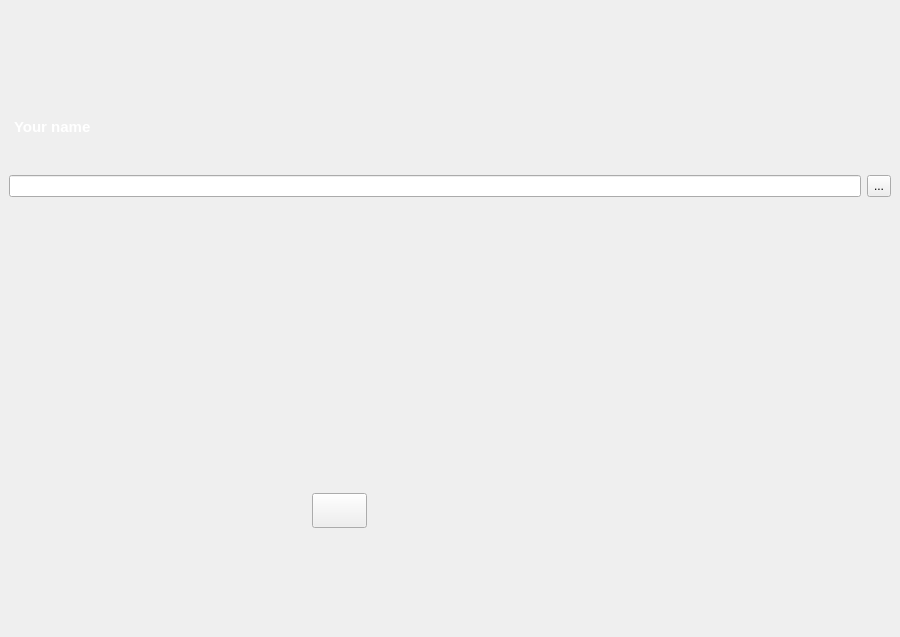
<?xml version="1.0" encoding="UTF-8"?>
<ui version="4.0">
 <class>MainWindow</class>
 <widget class="QMainWindow" name="MainWindow">
  <property name="geometry">
   <rect>
    <x>0</x>
    <y>0</y>
    <width>900</width>
    <height>637</height>
   </rect>
  </property>
  <property name="minimumSize">
   <size>
    <width>775</width>
    <height>420</height>
   </size>
  </property>
  <property name="windowTitle">
   <string notr="true">qTox</string>
  </property>
  <property name="windowIcon">
   <iconset resource="../res.qrc">
    <normaloff>:/img/icons/qtox.svg</normaloff>:/img/icons/qtox.svg</iconset>
  </property>
  <widget class="QWidget" name="centralwidget">
   <layout class="QVBoxLayout" name="verticalLayout_4">
    <property name="leftMargin">
     <number>0</number>
    </property>
    <property name="topMargin">
     <number>0</number>
    </property>
    <property name="rightMargin">
     <number>0</number>
    </property>
    <property name="bottomMargin">
     <number>0</number>
    </property>
    <item>
     <widget class="QSplitter" name="mainSplitter">
      <property name="sizePolicy">
       <sizepolicy hsizetype="Expanding" vsizetype="Expanding">
        <horstretch>0</horstretch>
        <verstretch>0</verstretch>
       </sizepolicy>
      </property>
      <property name="maximumSize">
       <size>
        <width>16777215</width>
        <height>420</height>
       </size>
      </property>
      <property name="mouseTracking">
       <bool>true</bool>
      </property>
      <property name="autoFillBackground">
       <bool>false</bool>
      </property>
      <property name="styleSheet">
       <string notr="true"/>
      </property>
      <property name="orientation">
       <enum>Qt::Horizontal</enum>
      </property>
      <property name="handleWidth">
       <number>6</number>
      </property>
      <property name="childrenCollapsible">
       <bool>false</bool>
      </property>
      <widget class="QFrame" name="statusPanel">
       <property name="sizePolicy">
        <sizepolicy hsizetype="Minimum" vsizetype="Preferred">
         <horstretch>0</horstretch>
         <verstretch>0</verstretch>
        </sizepolicy>
       </property>
       <property name="maximumSize">
        <size>
         <width>16777215</width>
         <height>420</height>
        </size>
       </property>
       <layout class="QVBoxLayout" name="statusLayout">
        <property name="spacing">
         <number>0</number>
        </property>
        <property name="leftMargin">
         <number>0</number>
        </property>
        <property name="topMargin">
         <number>0</number>
        </property>
        <property name="rightMargin">
         <number>0</number>
        </property>
        <property name="bottomMargin">
         <number>0</number>
        </property>
        <item>
         <widget class="QWidget" name="statusHead" native="true">
          <property name="enabled">
           <bool>true</bool>
          </property>
          <property name="sizePolicy">
           <sizepolicy hsizetype="MinimumExpanding" vsizetype="Fixed">
            <horstretch>0</horstretch>
            <verstretch>0</verstretch>
           </sizepolicy>
          </property>
          <layout class="QGridLayout" name="gridLayout_2">
           <item row="0" column="0">
            <layout class="QHBoxLayout" name="myProfile">
             <property name="spacing">
              <number>0</number>
             </property>
             <item>
              <spacer name="horizontalSpacer_4">
               <property name="orientation">
                <enum>Qt::Horizontal</enum>
               </property>
               <property name="sizeType">
                <enum>QSizePolicy::Maximum</enum>
               </property>
               <property name="sizeHint" stdset="0">
                <size>
                 <width>5</width>
                 <height>20</height>
                </size>
               </property>
              </spacer>
             </item>
             <item>
              <layout class="QVBoxLayout" name="verticalLayout" stretch="1,1">
               <property name="spacing">
                <number>0</number>
               </property>
               <item>
                <widget class="CroppingLabel" name="nameLabel">
                 <property name="enabled">
                  <bool>true</bool>
                 </property>
                 <property name="sizePolicy">
                  <sizepolicy hsizetype="MinimumExpanding" vsizetype="Preferred">
                   <horstretch>1</horstretch>
                   <verstretch>0</verstretch>
                  </sizepolicy>
                 </property>
                 <property name="palette">
                  <palette>
                   <active>
                    <colorrole role="WindowText">
                     <brush brushstyle="SolidPattern">
                      <color alpha="255">
                       <red>255</red>
                       <green>255</green>
                       <blue>255</blue>
                      </color>
                     </brush>
                    </colorrole>
                    <colorrole role="Button">
                     <brush brushstyle="SolidPattern">
                      <color alpha="255">
                       <red>255</red>
                       <green>255</green>
                       <blue>255</blue>
                      </color>
                     </brush>
                    </colorrole>
                    <colorrole role="Light">
                     <brush brushstyle="SolidPattern">
                      <color alpha="255">
                       <red>255</red>
                       <green>255</green>
                       <blue>255</blue>
                      </color>
                     </brush>
                    </colorrole>
                    <colorrole role="Midlight">
                     <brush brushstyle="SolidPattern">
                      <color alpha="255">
                       <red>255</red>
                       <green>255</green>
                       <blue>255</blue>
                      </color>
                     </brush>
                    </colorrole>
                    <colorrole role="Dark">
                     <brush brushstyle="SolidPattern">
                      <color alpha="255">
                       <red>255</red>
                       <green>255</green>
                       <blue>255</blue>
                      </color>
                     </brush>
                    </colorrole>
                    <colorrole role="Mid">
                     <brush brushstyle="SolidPattern">
                      <color alpha="255">
                       <red>255</red>
                       <green>255</green>
                       <blue>255</blue>
                      </color>
                     </brush>
                    </colorrole>
                    <colorrole role="Text">
                     <brush brushstyle="SolidPattern">
                      <color alpha="255">
                       <red>255</red>
                       <green>255</green>
                       <blue>255</blue>
                      </color>
                     </brush>
                    </colorrole>
                    <colorrole role="ButtonText">
                     <brush brushstyle="SolidPattern">
                      <color alpha="255">
                       <red>255</red>
                       <green>255</green>
                       <blue>255</blue>
                      </color>
                     </brush>
                    </colorrole>
                    <colorrole role="Base">
                     <brush brushstyle="SolidPattern">
                      <color alpha="255">
                       <red>255</red>
                       <green>255</green>
                       <blue>255</blue>
                      </color>
                     </brush>
                    </colorrole>
                    <colorrole role="Window">
                     <brush brushstyle="SolidPattern">
                      <color alpha="255">
                       <red>255</red>
                       <green>255</green>
                       <blue>255</blue>
                      </color>
                     </brush>
                    </colorrole>
                    <colorrole role="Shadow">
                     <brush brushstyle="SolidPattern">
                      <color alpha="255">
                       <red>255</red>
                       <green>255</green>
                       <blue>255</blue>
                      </color>
                     </brush>
                    </colorrole>
                    <colorrole role="Highlight">
                     <brush brushstyle="SolidPattern">
                      <color alpha="255">
                       <red>255</red>
                       <green>255</green>
                       <blue>255</blue>
                      </color>
                     </brush>
                    </colorrole>
                    <colorrole role="AlternateBase">
                     <brush brushstyle="SolidPattern">
                      <color alpha="255">
                       <red>255</red>
                       <green>255</green>
                       <blue>255</blue>
                      </color>
                     </brush>
                    </colorrole>
                    <colorrole role="NoRole">
                     <brush brushstyle="SolidPattern">
                      <color alpha="255">
                       <red>255</red>
                       <green>255</green>
                       <blue>255</blue>
                      </color>
                     </brush>
                    </colorrole>
                    <colorrole role="ToolTipText">
                     <brush brushstyle="SolidPattern">
                      <color alpha="255">
                       <red>255</red>
                       <green>255</green>
                       <blue>255</blue>
                      </color>
                     </brush>
                    </colorrole>
                   </active>
                   <inactive>
                    <colorrole role="WindowText">
                     <brush brushstyle="SolidPattern">
                      <color alpha="255">
                       <red>255</red>
                       <green>255</green>
                       <blue>255</blue>
                      </color>
                     </brush>
                    </colorrole>
                    <colorrole role="Button">
                     <brush brushstyle="SolidPattern">
                      <color alpha="255">
                       <red>255</red>
                       <green>255</green>
                       <blue>255</blue>
                      </color>
                     </brush>
                    </colorrole>
                    <colorrole role="Light">
                     <brush brushstyle="SolidPattern">
                      <color alpha="255">
                       <red>255</red>
                       <green>255</green>
                       <blue>255</blue>
                      </color>
                     </brush>
                    </colorrole>
                    <colorrole role="Midlight">
                     <brush brushstyle="SolidPattern">
                      <color alpha="255">
                       <red>255</red>
                       <green>255</green>
                       <blue>255</blue>
                      </color>
                     </brush>
                    </colorrole>
                    <colorrole role="Dark">
                     <brush brushstyle="SolidPattern">
                      <color alpha="255">
                       <red>255</red>
                       <green>255</green>
                       <blue>255</blue>
                      </color>
                     </brush>
                    </colorrole>
                    <colorrole role="Mid">
                     <brush brushstyle="SolidPattern">
                      <color alpha="255">
                       <red>255</red>
                       <green>255</green>
                       <blue>255</blue>
                      </color>
                     </brush>
                    </colorrole>
                    <colorrole role="Text">
                     <brush brushstyle="SolidPattern">
                      <color alpha="255">
                       <red>255</red>
                       <green>255</green>
                       <blue>255</blue>
                      </color>
                     </brush>
                    </colorrole>
                    <colorrole role="ButtonText">
                     <brush brushstyle="SolidPattern">
                      <color alpha="255">
                       <red>255</red>
                       <green>255</green>
                       <blue>255</blue>
                      </color>
                     </brush>
                    </colorrole>
                    <colorrole role="Base">
                     <brush brushstyle="SolidPattern">
                      <color alpha="255">
                       <red>255</red>
                       <green>255</green>
                       <blue>255</blue>
                      </color>
                     </brush>
                    </colorrole>
                    <colorrole role="Window">
                     <brush brushstyle="SolidPattern">
                      <color alpha="255">
                       <red>255</red>
                       <green>255</green>
                       <blue>255</blue>
                      </color>
                     </brush>
                    </colorrole>
                    <colorrole role="Shadow">
                     <brush brushstyle="SolidPattern">
                      <color alpha="255">
                       <red>255</red>
                       <green>255</green>
                       <blue>255</blue>
                      </color>
                     </brush>
                    </colorrole>
                    <colorrole role="Highlight">
                     <brush brushstyle="SolidPattern">
                      <color alpha="255">
                       <red>255</red>
                       <green>255</green>
                       <blue>255</blue>
                      </color>
                     </brush>
                    </colorrole>
                    <colorrole role="AlternateBase">
                     <brush brushstyle="SolidPattern">
                      <color alpha="255">
                       <red>255</red>
                       <green>255</green>
                       <blue>255</blue>
                      </color>
                     </brush>
                    </colorrole>
                    <colorrole role="NoRole">
                     <brush brushstyle="SolidPattern">
                      <color alpha="255">
                       <red>255</red>
                       <green>255</green>
                       <blue>255</blue>
                      </color>
                     </brush>
                    </colorrole>
                    <colorrole role="ToolTipText">
                     <brush brushstyle="SolidPattern">
                      <color alpha="255">
                       <red>255</red>
                       <green>255</green>
                       <blue>255</blue>
                      </color>
                     </brush>
                    </colorrole>
                   </inactive>
                   <disabled>
                    <colorrole role="WindowText">
                     <brush brushstyle="SolidPattern">
                      <color alpha="255">
                       <red>255</red>
                       <green>255</green>
                       <blue>255</blue>
                      </color>
                     </brush>
                    </colorrole>
                    <colorrole role="Button">
                     <brush brushstyle="SolidPattern">
                      <color alpha="255">
                       <red>255</red>
                       <green>255</green>
                       <blue>255</blue>
                      </color>
                     </brush>
                    </colorrole>
                    <colorrole role="Light">
                     <brush brushstyle="SolidPattern">
                      <color alpha="255">
                       <red>255</red>
                       <green>255</green>
                       <blue>255</blue>
                      </color>
                     </brush>
                    </colorrole>
                    <colorrole role="Midlight">
                     <brush brushstyle="SolidPattern">
                      <color alpha="255">
                       <red>255</red>
                       <green>255</green>
                       <blue>255</blue>
                      </color>
                     </brush>
                    </colorrole>
                    <colorrole role="Dark">
                     <brush brushstyle="SolidPattern">
                      <color alpha="255">
                       <red>255</red>
                       <green>255</green>
                       <blue>255</blue>
                      </color>
                     </brush>
                    </colorrole>
                    <colorrole role="Mid">
                     <brush brushstyle="SolidPattern">
                      <color alpha="255">
                       <red>255</red>
                       <green>255</green>
                       <blue>255</blue>
                      </color>
                     </brush>
                    </colorrole>
                    <colorrole role="Text">
                     <brush brushstyle="SolidPattern">
                      <color alpha="255">
                       <red>255</red>
                       <green>255</green>
                       <blue>255</blue>
                      </color>
                     </brush>
                    </colorrole>
                    <colorrole role="ButtonText">
                     <brush brushstyle="SolidPattern">
                      <color alpha="255">
                       <red>255</red>
                       <green>255</green>
                       <blue>255</blue>
                      </color>
                     </brush>
                    </colorrole>
                    <colorrole role="Base">
                     <brush brushstyle="SolidPattern">
                      <color alpha="255">
                       <red>255</red>
                       <green>255</green>
                       <blue>255</blue>
                      </color>
                     </brush>
                    </colorrole>
                    <colorrole role="Window">
                     <brush brushstyle="SolidPattern">
                      <color alpha="255">
                       <red>255</red>
                       <green>255</green>
                       <blue>255</blue>
                      </color>
                     </brush>
                    </colorrole>
                    <colorrole role="Shadow">
                     <brush brushstyle="SolidPattern">
                      <color alpha="255">
                       <red>255</red>
                       <green>255</green>
                       <blue>255</blue>
                      </color>
                     </brush>
                    </colorrole>
                    <colorrole role="Highlight">
                     <brush brushstyle="SolidPattern">
                      <color alpha="255">
                       <red>240</red>
                       <green>240</green>
                       <blue>240</blue>
                      </color>
                     </brush>
                    </colorrole>
                    <colorrole role="AlternateBase">
                     <brush brushstyle="SolidPattern">
                      <color alpha="255">
                       <red>255</red>
                       <green>255</green>
                       <blue>255</blue>
                      </color>
                     </brush>
                    </colorrole>
                    <colorrole role="NoRole">
                     <brush brushstyle="SolidPattern">
                      <color alpha="255">
                       <red>255</red>
                       <green>255</green>
                       <blue>255</blue>
                      </color>
                     </brush>
                    </colorrole>
                    <colorrole role="ToolTipText">
                     <brush brushstyle="SolidPattern">
                      <color alpha="255">
                       <red>255</red>
                       <green>255</green>
                       <blue>255</blue>
                      </color>
                     </brush>
                    </colorrole>
                   </disabled>
                  </palette>
                 </property>
                 <property name="font">
                  <font>
                   <pointsize>11</pointsize>
                   <weight>75</weight>
                   <bold>true</bold>
                  </font>
                 </property>
                 <property name="cursor">
                  <cursorShape>PointingHandCursor</cursorShape>
                 </property>
                 <property name="accessibleName">
                  <string>Open profile</string>
                 </property>
                 <property name="accessibleDescription">
                  <string>Open profile page when clicked</string>
                 </property>
                 <property name="text">
                  <string>Your name</string>
                 </property>
                 <property name="textFormat">
                  <enum>Qt::PlainText</enum>
                 </property>
                </widget>
               </item>
               <item>
                <widget class="CroppingLabel" name="statusLabel">
                 <property name="sizePolicy">
                  <sizepolicy hsizetype="MinimumExpanding" vsizetype="Preferred">
                   <horstretch>1</horstretch>
                   <verstretch>0</verstretch>
                  </sizepolicy>
                 </property>
                 <property name="palette">
                  <palette>
                   <active>
                    <colorrole role="WindowText">
                     <brush brushstyle="SolidPattern">
                      <color alpha="255">
                       <red>193</red>
                       <green>193</green>
                       <blue>193</blue>
                      </color>
                     </brush>
                    </colorrole>
                    <colorrole role="Text">
                     <brush brushstyle="SolidPattern">
                      <color alpha="255">
                       <red>193</red>
                       <green>193</green>
                       <blue>193</blue>
                      </color>
                     </brush>
                    </colorrole>
                   </active>
                   <inactive>
                    <colorrole role="WindowText">
                     <brush brushstyle="SolidPattern">
                      <color alpha="255">
                       <red>193</red>
                       <green>193</green>
                       <blue>193</blue>
                      </color>
                     </brush>
                    </colorrole>
                    <colorrole role="Text">
                     <brush brushstyle="SolidPattern">
                      <color alpha="255">
                       <red>193</red>
                       <green>193</green>
                       <blue>193</blue>
                      </color>
                     </brush>
                    </colorrole>
                   </inactive>
                   <disabled>
                    <colorrole role="WindowText">
                     <brush brushstyle="SolidPattern">
                      <color alpha="255">
                       <red>14</red>
                       <green>14</green>
                       <blue>14</blue>
                      </color>
                     </brush>
                    </colorrole>
                    <colorrole role="Text">
                     <brush brushstyle="SolidPattern">
                      <color alpha="255">
                       <red>14</red>
                       <green>14</green>
                       <blue>14</blue>
                      </color>
                     </brush>
                    </colorrole>
                   </disabled>
                  </palette>
                 </property>
                 <property name="font">
                  <font>
                   <pointsize>8</pointsize>
                  </font>
                 </property>
                 <property name="accessibleName">
                  <string>Status message input</string>
                 </property>
                 <property name="accessibleDescription">
                  <string>Set your status message that will be shown to others</string>
                 </property>
                 <property name="textFormat">
                  <enum>Qt::PlainText</enum>
                 </property>
                 <property name="placeholderText" stdset="0">
                  <string>Your status</string>
                 </property>
                </widget>
               </item>
              </layout>
             </item>
             <item>
              <spacer name="horizontalSpacer_3">
               <property name="orientation">
                <enum>Qt::Horizontal</enum>
               </property>
               <property name="sizeType">
                <enum>QSizePolicy::Fixed</enum>
               </property>
               <property name="sizeHint" stdset="0">
                <size>
                 <width>10</width>
                 <height>20</height>
                </size>
               </property>
              </spacer>
             </item>
             <item>
              <widget class="QPushButton" name="statusButton">
               <property name="sizePolicy">
                <sizepolicy hsizetype="Fixed" vsizetype="Fixed">
                 <horstretch>0</horstretch>
                 <verstretch>0</verstretch>
                </sizepolicy>
               </property>
               <property name="minimumSize">
                <size>
                 <width>20</width>
                 <height>40</height>
                </size>
               </property>
               <property name="focusPolicy">
                <enum>Qt::NoFocus</enum>
               </property>
               <property name="accessibleName">
                <string>Status</string>
               </property>
               <property name="accessibleDescription">
                <string>Set availability status</string>
               </property>
               <property name="text">
                <string/>
               </property>
               <property name="iconSize">
                <size>
                 <width>10</width>
                 <height>10</height>
                </size>
               </property>
               <property name="autoExclusive">
                <bool>false</bool>
               </property>
               <property name="autoDefault">
                <bool>false</bool>
               </property>
               <property name="default">
                <bool>false</bool>
               </property>
               <property name="flat">
                <bool>true</bool>
               </property>
              </widget>
             </item>
            </layout>
           </item>
          </layout>
         </widget>
        </item>
        <item>
         <widget class="QWidget" name="searchContactsContainer" native="true">
          <property name="sizePolicy">
           <sizepolicy hsizetype="MinimumExpanding" vsizetype="Fixed">
            <horstretch>0</horstretch>
            <verstretch>0</verstretch>
           </sizepolicy>
          </property>
          <layout class="QVBoxLayout" name="verticalLayout_3">
           <item>
            <layout class="QHBoxLayout" name="horizontalLayout">
             <item>
              <widget class="QLineEdit" name="searchContactText">
               <property name="sizePolicy">
                <sizepolicy hsizetype="Ignored" vsizetype="Preferred">
                 <horstretch>0</horstretch>
                 <verstretch>0</verstretch>
                </sizepolicy>
               </property>
               <property name="accessibleName">
                <string>Contact search</string>
               </property>
               <property name="accessibleDescription">
                <string>Contact search input for known friends</string>
               </property>
               <property name="clearButtonEnabled">
                <bool>true</bool>
               </property>
              </widget>
             </item>
             <item>
              <widget class="QToolButton" name="searchContactFilterBox">
               <property name="sizePolicy">
                <sizepolicy hsizetype="Fixed" vsizetype="Preferred">
                 <horstretch>0</horstretch>
                 <verstretch>0</verstretch>
                </sizepolicy>
               </property>
               <property name="accessibleName">
                <string>Sorting and visibility</string>
               </property>
               <property name="accessibleDescription">
                <string>Set friends sorting and visibility</string>
               </property>
               <property name="text">
                <string>...</string>
               </property>
               <property name="popupMode">
                <enum>QToolButton::InstantPopup</enum>
               </property>
               <property name="toolButtonStyle">
                <enum>Qt::ToolButtonTextBesideIcon</enum>
               </property>
               <property name="arrowType">
                <enum>Qt::NoArrow</enum>
               </property>
              </widget>
             </item>
            </layout>
           </item>
          </layout>
         </widget>
        </item>
        <item>
         <widget class="NotificationScrollArea" name="friendList">
          <property name="sizePolicy">
           <sizepolicy hsizetype="Minimum" vsizetype="Preferred">
            <horstretch>0</horstretch>
            <verstretch>0</verstretch>
           </sizepolicy>
          </property>
          <property name="minimumSize">
           <size>
            <width>0</width>
            <height>280</height>
           </size>
          </property>
          <property name="layoutDirection">
           <enum>Qt::LeftToRight</enum>
          </property>
          <property name="autoFillBackground">
           <bool>true</bool>
          </property>
          <property name="frameShape">
           <enum>QFrame::NoFrame</enum>
          </property>
          <property name="horizontalScrollBarPolicy">
           <enum>Qt::ScrollBarAlwaysOff</enum>
          </property>
          <property name="widgetResizable">
           <bool>true</bool>
          </property>
          <widget class="QWidget" name="scrollAreaWidgetContents">
           <property name="geometry">
            <rect>
             <x>0</x>
             <y>0</y>
             <width>900</width>
             <height>280</height>
            </rect>
           </property>
           <layout class="QVBoxLayout" name="verticalLayout_5"/>
          </widget>
         </widget>
        </item>
        <item alignment="Qt::AlignHCenter">
         <widget class="QWidget" name="tooliconsZone" native="true">
          <property name="enabled">
           <bool>true</bool>
          </property>
          <property name="sizePolicy">
           <sizepolicy hsizetype="MinimumExpanding" vsizetype="Fixed">
            <horstretch>0</horstretch>
            <verstretch>0</verstretch>
           </sizepolicy>
          </property>
          <property name="minimumSize">
           <size>
            <width>256</width>
            <height>0</height>
           </size>
          </property>
          <property name="styleSheet">
           <string notr="true"/>
          </property>
          <layout class="QHBoxLayout" name="horizontalLayout_2">
           <property name="spacing">
            <number>0</number>
           </property>
           <property name="leftMargin">
            <number>0</number>
           </property>
           <property name="topMargin">
            <number>0</number>
           </property>
           <property name="rightMargin">
            <number>0</number>
           </property>
           <property name="bottomMargin">
            <number>0</number>
           </property>
           <item>
            <widget class="QPushButton" name="addButton">
             <property name="minimumSize">
              <size>
               <width>55</width>
               <height>35</height>
              </size>
             </property>
             <property name="maximumSize">
              <size>
               <width>55</width>
               <height>35</height>
              </size>
             </property>
             <property name="focusPolicy">
              <enum>Qt::NoFocus</enum>
             </property>
             <property name="toolTip">
              <string>Add friends</string>
             </property>
             <property name="accessibleName">
              <string>Add friends</string>
             </property>
             <property name="accessibleDescription">
              <string>Open Add friends page</string>
             </property>
             <property name="autoFillBackground">
              <bool>false</bool>
             </property>
             <property name="styleSheet">
              <string notr="true"/>
             </property>
             <property name="text">
              <string/>
             </property>
             <property name="icon">
              <iconset resource="../res.qrc">
               <normaloff>:/img/add.svg</normaloff>:/img/add.svg</iconset>
             </property>
             <property name="iconSize">
              <size>
               <width>15</width>
               <height>15</height>
              </size>
             </property>
             <property name="checkable">
              <bool>false</bool>
             </property>
             <property name="autoDefault">
              <bool>false</bool>
             </property>
             <property name="flat">
              <bool>false</bool>
             </property>
            </widget>
           </item>
           <item>
            <widget class="QPushButton" name="groupButton">
             <property name="minimumSize">
              <size>
               <width>55</width>
               <height>35</height>
              </size>
             </property>
             <property name="focusPolicy">
              <enum>Qt::NoFocus</enum>
             </property>
             <property name="toolTip">
              <string>Create a group chat</string>
             </property>
             <property name="accessibleName">
              <string>Groupchat</string>
             </property>
             <property name="accessibleDescription">
              <string>Open groupchat management page</string>
             </property>
             <property name="autoFillBackground">
              <bool>false</bool>
             </property>
             <property name="text">
              <string/>
             </property>
             <property name="icon">
              <iconset resource="../res.qrc">
               <normaloff>:/img/group.svg</normaloff>:/img/group.svg</iconset>
             </property>
             <property name="iconSize">
              <size>
               <width>15</width>
               <height>15</height>
              </size>
             </property>
             <property name="flat">
              <bool>true</bool>
             </property>
            </widget>
           </item>
           <item>
            <widget class="QPushButton" name="viewPersonalHtmlButton">
             <property name="minimumSize">
              <size>
               <width>55</width>
               <height>35</height>
              </size>
             </property>
             <property name="maximumSize">
              <size>
               <width>55</width>
               <height>35</height>
              </size>
             </property>
             <property name="focusPolicy">
              <enum>Qt::NoFocus</enum>
             </property>
             <property name="toolTip">
              <string>Browse personal space</string>
             </property>
             <property name="accessibleName">
              <string>Settings</string>
             </property>
             <property name="accessibleDescription">
              <string>Open Settings</string>
             </property>
             <property name="text">
              <string/>
             </property>
             <property name="icon">
              <iconset resource="../smileys/smileys.qrc">
               <normaloff>:/smileys/Classic/happy.png</normaloff>:/smileys/Classic/happy.png</iconset>
             </property>
             <property name="iconSize">
              <size>
               <width>15</width>
               <height>15</height>
              </size>
             </property>
             <property name="flat">
              <bool>true</bool>
             </property>
            </widget>
           </item>
           <item>
            <widget class="QPushButton" name="transferButton">
             <property name="minimumSize">
              <size>
               <width>55</width>
               <height>35</height>
              </size>
             </property>
             <property name="maximumSize">
              <size>
               <width>55</width>
               <height>35</height>
              </size>
             </property>
             <property name="focusPolicy">
              <enum>Qt::NoFocus</enum>
             </property>
             <property name="toolTip">
              <string>View completed file transfers</string>
             </property>
             <property name="accessibleName">
              <string>File transfers history</string>
             </property>
             <property name="accessibleDescription">
              <string>Open File transfers history</string>
             </property>
             <property name="text">
              <string/>
             </property>
             <property name="icon">
              <iconset resource="../res.qrc">
               <normaloff>:/img/transfer.svg</normaloff>:/img/transfer.svg</iconset>
             </property>
             <property name="iconSize">
              <size>
               <width>15</width>
               <height>15</height>
              </size>
             </property>
             <property name="flat">
              <bool>true</bool>
             </property>
            </widget>
           </item>
           <item>
            <widget class="QPushButton" name="settingsButton">
             <property name="minimumSize">
              <size>
               <width>55</width>
               <height>35</height>
              </size>
             </property>
             <property name="maximumSize">
              <size>
               <width>55</width>
               <height>35</height>
              </size>
             </property>
             <property name="focusPolicy">
              <enum>Qt::NoFocus</enum>
             </property>
             <property name="toolTip">
              <string>Change your settings</string>
             </property>
             <property name="accessibleName">
              <string>Settings</string>
             </property>
             <property name="accessibleDescription">
              <string>Open Settings</string>
             </property>
             <property name="text">
              <string/>
             </property>
             <property name="icon">
              <iconset resource="../res.qrc">
               <normaloff>:/img/settings.svg</normaloff>:/img/settings.svg</iconset>
             </property>
             <property name="iconSize">
              <size>
               <width>15</width>
               <height>15</height>
              </size>
             </property>
             <property name="flat">
              <bool>true</bool>
             </property>
            </widget>
           </item>
          </layout>
         </widget>
        </item>
       </layout>
      </widget>
     </widget>
    </item>
   </layout>
  </widget>
  <action name="actionClose">
   <property name="text">
    <string>Close</string>
   </property>
   <property name="shortcut">
    <string notr="true">Ctrl+Q</string>
   </property>
  </action>
 </widget>
 <customwidgets>
  <customwidget>
   <class>CroppingLabel</class>
   <extends>QLabel</extends>
   <header location="global">src/widget/tool/croppinglabel.h</header>
  </customwidget>
  <customwidget>
   <class>NotificationScrollArea</class>
   <extends>QScrollArea</extends>
   <header location="global">src/widget/notificationscrollarea.h</header>
   <container>1</container>
  </customwidget>
 </customwidgets>
 <resources>
  <include location="../res.qrc"/>
  <include location="../smileys/smileys.qrc"/>
 </resources>
 <connections/>
</ui>
